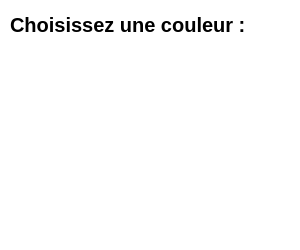
<?xml version="1.0" encoding="UTF-8"?>
<ui version="4.0">
 <class>ColorPicker</class>
 <widget class="QWidget" name="ColorPicker">
  <property name="geometry">
   <rect>
    <x>0</x>
    <y>0</y>
    <width>300</width>
    <height>250</height>
   </rect>
  </property>
  <property name="minimumSize">
   <size>
    <width>300</width>
    <height>250</height>
   </size>
  </property>
  <property name="maximumSize">
   <size>
    <width>300</width>
    <height>250</height>
   </size>
  </property>
  <property name="palette">
   <palette>
    <active>
     <colorrole role="WindowText">
      <brush brushstyle="SolidPattern">
       <color alpha="255">
        <red>0</red>
        <green>0</green>
        <blue>0</blue>
       </color>
      </brush>
     </colorrole>
     <colorrole role="Button">
      <brush brushstyle="SolidPattern">
       <color alpha="255">
        <red>255</red>
        <green>255</green>
        <blue>255</blue>
       </color>
      </brush>
     </colorrole>
     <colorrole role="Light">
      <brush brushstyle="SolidPattern">
       <color alpha="255">
        <red>255</red>
        <green>255</green>
        <blue>255</blue>
       </color>
      </brush>
     </colorrole>
     <colorrole role="Midlight">
      <brush brushstyle="SolidPattern">
       <color alpha="255">
        <red>255</red>
        <green>255</green>
        <blue>255</blue>
       </color>
      </brush>
     </colorrole>
     <colorrole role="Dark">
      <brush brushstyle="SolidPattern">
       <color alpha="255">
        <red>127</red>
        <green>127</green>
        <blue>127</blue>
       </color>
      </brush>
     </colorrole>
     <colorrole role="Mid">
      <brush brushstyle="SolidPattern">
       <color alpha="255">
        <red>170</red>
        <green>170</green>
        <blue>170</blue>
       </color>
      </brush>
     </colorrole>
     <colorrole role="Text">
      <brush brushstyle="SolidPattern">
       <color alpha="255">
        <red>0</red>
        <green>0</green>
        <blue>0</blue>
       </color>
      </brush>
     </colorrole>
     <colorrole role="BrightText">
      <brush brushstyle="SolidPattern">
       <color alpha="255">
        <red>255</red>
        <green>255</green>
        <blue>255</blue>
       </color>
      </brush>
     </colorrole>
     <colorrole role="ButtonText">
      <brush brushstyle="SolidPattern">
       <color alpha="255">
        <red>0</red>
        <green>0</green>
        <blue>0</blue>
       </color>
      </brush>
     </colorrole>
     <colorrole role="Base">
      <brush brushstyle="SolidPattern">
       <color alpha="255">
        <red>255</red>
        <green>255</green>
        <blue>255</blue>
       </color>
      </brush>
     </colorrole>
     <colorrole role="Window">
      <brush brushstyle="SolidPattern">
       <color alpha="255">
        <red>255</red>
        <green>255</green>
        <blue>255</blue>
       </color>
      </brush>
     </colorrole>
     <colorrole role="Shadow">
      <brush brushstyle="SolidPattern">
       <color alpha="255">
        <red>0</red>
        <green>0</green>
        <blue>0</blue>
       </color>
      </brush>
     </colorrole>
     <colorrole role="AlternateBase">
      <brush brushstyle="SolidPattern">
       <color alpha="255">
        <red>255</red>
        <green>255</green>
        <blue>255</blue>
       </color>
      </brush>
     </colorrole>
     <colorrole role="ToolTipBase">
      <brush brushstyle="SolidPattern">
       <color alpha="255">
        <red>255</red>
        <green>255</green>
        <blue>220</blue>
       </color>
      </brush>
     </colorrole>
     <colorrole role="ToolTipText">
      <brush brushstyle="SolidPattern">
       <color alpha="255">
        <red>0</red>
        <green>0</green>
        <blue>0</blue>
       </color>
      </brush>
     </colorrole>
     <colorrole role="PlaceholderText">
      <brush brushstyle="SolidPattern">
       <color alpha="128">
        <red>0</red>
        <green>0</green>
        <blue>0</blue>
       </color>
      </brush>
     </colorrole>
    </active>
    <inactive>
     <colorrole role="WindowText">
      <brush brushstyle="SolidPattern">
       <color alpha="255">
        <red>0</red>
        <green>0</green>
        <blue>0</blue>
       </color>
      </brush>
     </colorrole>
     <colorrole role="Button">
      <brush brushstyle="SolidPattern">
       <color alpha="255">
        <red>255</red>
        <green>255</green>
        <blue>255</blue>
       </color>
      </brush>
     </colorrole>
     <colorrole role="Light">
      <brush brushstyle="SolidPattern">
       <color alpha="255">
        <red>255</red>
        <green>255</green>
        <blue>255</blue>
       </color>
      </brush>
     </colorrole>
     <colorrole role="Midlight">
      <brush brushstyle="SolidPattern">
       <color alpha="255">
        <red>255</red>
        <green>255</green>
        <blue>255</blue>
       </color>
      </brush>
     </colorrole>
     <colorrole role="Dark">
      <brush brushstyle="SolidPattern">
       <color alpha="255">
        <red>127</red>
        <green>127</green>
        <blue>127</blue>
       </color>
      </brush>
     </colorrole>
     <colorrole role="Mid">
      <brush brushstyle="SolidPattern">
       <color alpha="255">
        <red>170</red>
        <green>170</green>
        <blue>170</blue>
       </color>
      </brush>
     </colorrole>
     <colorrole role="Text">
      <brush brushstyle="SolidPattern">
       <color alpha="255">
        <red>0</red>
        <green>0</green>
        <blue>0</blue>
       </color>
      </brush>
     </colorrole>
     <colorrole role="BrightText">
      <brush brushstyle="SolidPattern">
       <color alpha="255">
        <red>255</red>
        <green>255</green>
        <blue>255</blue>
       </color>
      </brush>
     </colorrole>
     <colorrole role="ButtonText">
      <brush brushstyle="SolidPattern">
       <color alpha="255">
        <red>0</red>
        <green>0</green>
        <blue>0</blue>
       </color>
      </brush>
     </colorrole>
     <colorrole role="Base">
      <brush brushstyle="SolidPattern">
       <color alpha="255">
        <red>255</red>
        <green>255</green>
        <blue>255</blue>
       </color>
      </brush>
     </colorrole>
     <colorrole role="Window">
      <brush brushstyle="SolidPattern">
       <color alpha="255">
        <red>255</red>
        <green>255</green>
        <blue>255</blue>
       </color>
      </brush>
     </colorrole>
     <colorrole role="Shadow">
      <brush brushstyle="SolidPattern">
       <color alpha="255">
        <red>0</red>
        <green>0</green>
        <blue>0</blue>
       </color>
      </brush>
     </colorrole>
     <colorrole role="AlternateBase">
      <brush brushstyle="SolidPattern">
       <color alpha="255">
        <red>255</red>
        <green>255</green>
        <blue>255</blue>
       </color>
      </brush>
     </colorrole>
     <colorrole role="ToolTipBase">
      <brush brushstyle="SolidPattern">
       <color alpha="255">
        <red>255</red>
        <green>255</green>
        <blue>220</blue>
       </color>
      </brush>
     </colorrole>
     <colorrole role="ToolTipText">
      <brush brushstyle="SolidPattern">
       <color alpha="255">
        <red>0</red>
        <green>0</green>
        <blue>0</blue>
       </color>
      </brush>
     </colorrole>
     <colorrole role="PlaceholderText">
      <brush brushstyle="SolidPattern">
       <color alpha="128">
        <red>0</red>
        <green>0</green>
        <blue>0</blue>
       </color>
      </brush>
     </colorrole>
    </inactive>
    <disabled>
     <colorrole role="WindowText">
      <brush brushstyle="SolidPattern">
       <color alpha="255">
        <red>127</red>
        <green>127</green>
        <blue>127</blue>
       </color>
      </brush>
     </colorrole>
     <colorrole role="Button">
      <brush brushstyle="SolidPattern">
       <color alpha="255">
        <red>255</red>
        <green>255</green>
        <blue>255</blue>
       </color>
      </brush>
     </colorrole>
     <colorrole role="Light">
      <brush brushstyle="SolidPattern">
       <color alpha="255">
        <red>255</red>
        <green>255</green>
        <blue>255</blue>
       </color>
      </brush>
     </colorrole>
     <colorrole role="Midlight">
      <brush brushstyle="SolidPattern">
       <color alpha="255">
        <red>255</red>
        <green>255</green>
        <blue>255</blue>
       </color>
      </brush>
     </colorrole>
     <colorrole role="Dark">
      <brush brushstyle="SolidPattern">
       <color alpha="255">
        <red>127</red>
        <green>127</green>
        <blue>127</blue>
       </color>
      </brush>
     </colorrole>
     <colorrole role="Mid">
      <brush brushstyle="SolidPattern">
       <color alpha="255">
        <red>170</red>
        <green>170</green>
        <blue>170</blue>
       </color>
      </brush>
     </colorrole>
     <colorrole role="Text">
      <brush brushstyle="SolidPattern">
       <color alpha="255">
        <red>127</red>
        <green>127</green>
        <blue>127</blue>
       </color>
      </brush>
     </colorrole>
     <colorrole role="BrightText">
      <brush brushstyle="SolidPattern">
       <color alpha="255">
        <red>255</red>
        <green>255</green>
        <blue>255</blue>
       </color>
      </brush>
     </colorrole>
     <colorrole role="ButtonText">
      <brush brushstyle="SolidPattern">
       <color alpha="255">
        <red>127</red>
        <green>127</green>
        <blue>127</blue>
       </color>
      </brush>
     </colorrole>
     <colorrole role="Base">
      <brush brushstyle="SolidPattern">
       <color alpha="255">
        <red>255</red>
        <green>255</green>
        <blue>255</blue>
       </color>
      </brush>
     </colorrole>
     <colorrole role="Window">
      <brush brushstyle="SolidPattern">
       <color alpha="255">
        <red>255</red>
        <green>255</green>
        <blue>255</blue>
       </color>
      </brush>
     </colorrole>
     <colorrole role="Shadow">
      <brush brushstyle="SolidPattern">
       <color alpha="255">
        <red>0</red>
        <green>0</green>
        <blue>0</blue>
       </color>
      </brush>
     </colorrole>
     <colorrole role="AlternateBase">
      <brush brushstyle="SolidPattern">
       <color alpha="255">
        <red>255</red>
        <green>255</green>
        <blue>255</blue>
       </color>
      </brush>
     </colorrole>
     <colorrole role="ToolTipBase">
      <brush brushstyle="SolidPattern">
       <color alpha="255">
        <red>255</red>
        <green>255</green>
        <blue>220</blue>
       </color>
      </brush>
     </colorrole>
     <colorrole role="ToolTipText">
      <brush brushstyle="SolidPattern">
       <color alpha="255">
        <red>0</red>
        <green>0</green>
        <blue>0</blue>
       </color>
      </brush>
     </colorrole>
     <colorrole role="PlaceholderText">
      <brush brushstyle="SolidPattern">
       <color alpha="128">
        <red>0</red>
        <green>0</green>
        <blue>0</blue>
       </color>
      </brush>
     </colorrole>
    </disabled>
   </palette>
  </property>
  <property name="windowTitle">
   <string>Form</string>
  </property>
  <layout class="QVBoxLayout" name="verticalLayout_2">
   <property name="spacing">
    <number>10</number>
   </property>
   <property name="leftMargin">
    <number>10</number>
   </property>
   <property name="topMargin">
    <number>10</number>
   </property>
   <property name="rightMargin">
    <number>10</number>
   </property>
   <property name="bottomMargin">
    <number>10</number>
   </property>
   <item>
    <layout class="QVBoxLayout" name="verticalLayout">
     <item>
      <widget class="QLabel" name="label">
       <property name="sizePolicy">
        <sizepolicy hsizetype="Maximum" vsizetype="Maximum">
         <horstretch>0</horstretch>
         <verstretch>0</verstretch>
        </sizepolicy>
       </property>
       <property name="minimumSize">
        <size>
         <width>0</width>
         <height>30</height>
        </size>
       </property>
       <property name="maximumSize">
        <size>
         <width>16777215</width>
         <height>30</height>
        </size>
       </property>
       <property name="font">
        <font>
         <family>Arial</family>
         <pointsize>15</pointsize>
         <weight>75</weight>
         <bold>true</bold>
        </font>
       </property>
       <property name="text">
        <string>Choisissez une couleur :</string>
       </property>
      </widget>
     </item>
    </layout>
   </item>
   <item>
    <layout class="QGridLayout" name="gridColor"/>
   </item>
   <item>
    <spacer name="verticalSpacer">
     <property name="orientation">
      <enum>Qt::Vertical</enum>
     </property>
     <property name="sizeHint" stdset="0">
      <size>
       <width>20</width>
       <height>40</height>
      </size>
     </property>
    </spacer>
   </item>
  </layout>
 </widget>
 <resources/>
 <connections/>
</ui>
